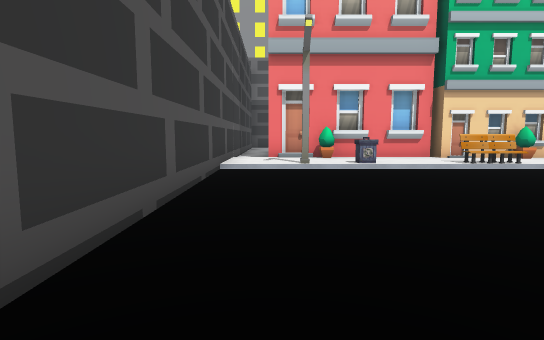
view 1 (above)

24 first-person views from a walk through a Godot game level. The camera is 1.3 m above the floor, tilts 6° down and sees 80° across. The floor is counted in squares, 2 m on a side. Each view is taken from the middle of a square. On the plan, view 1 faces up. The plan holds only what a view shows up to about 10 squares ahead; the rest is blank. The place goes on beyond the plan. Flat picture figures and markers are not drawn. Some surface patterns are stand-ins.

view 2
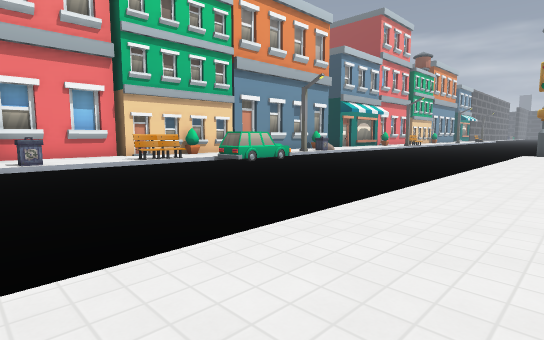

view 3
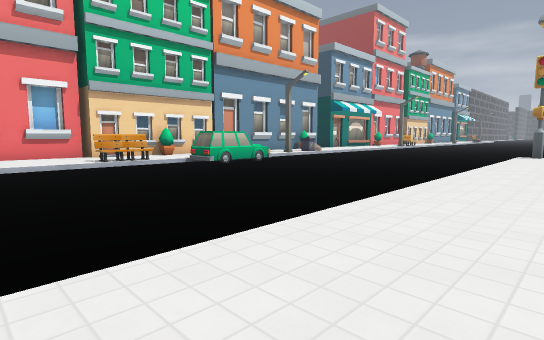

view 4
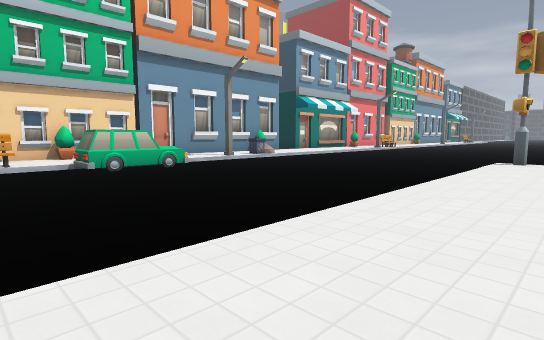

view 5
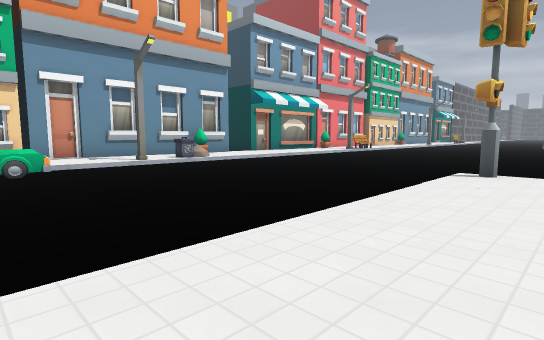

view 6
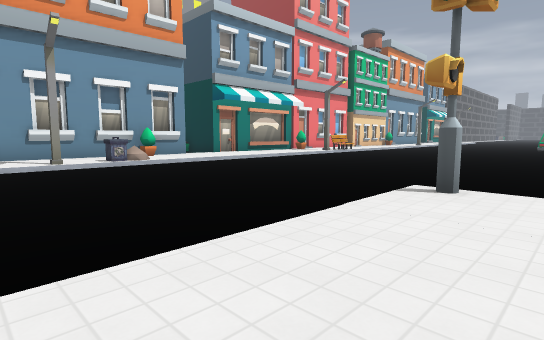

view 7
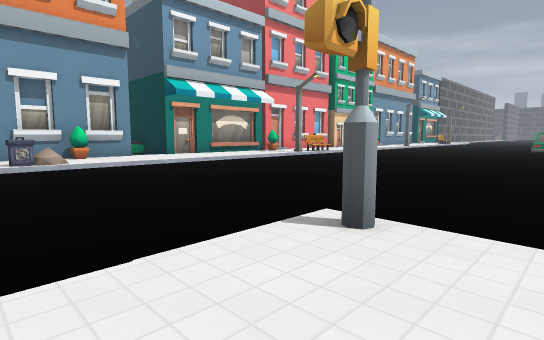

view 8
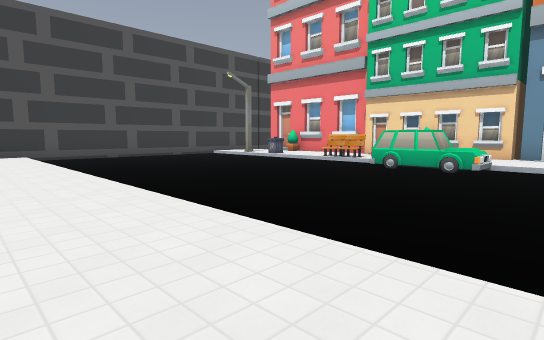

view 9
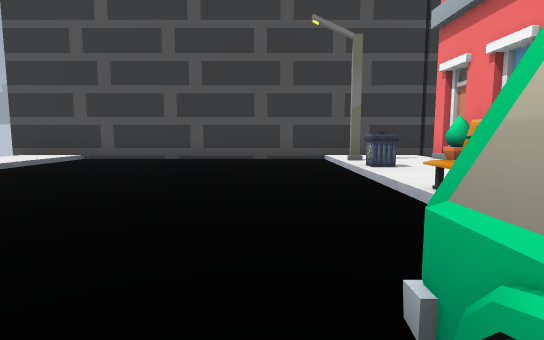

view 10
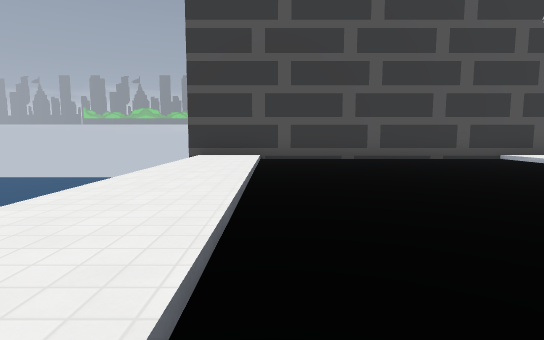

view 11
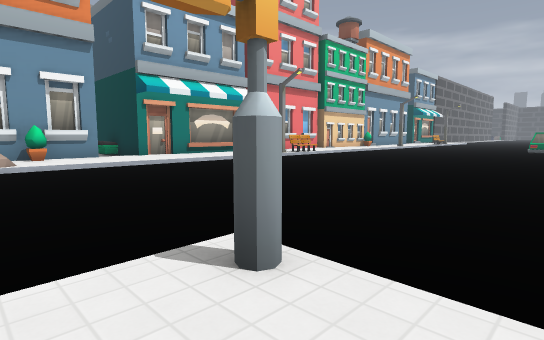

view 12
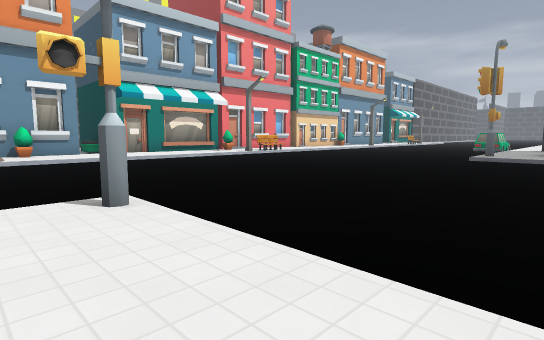

view 13
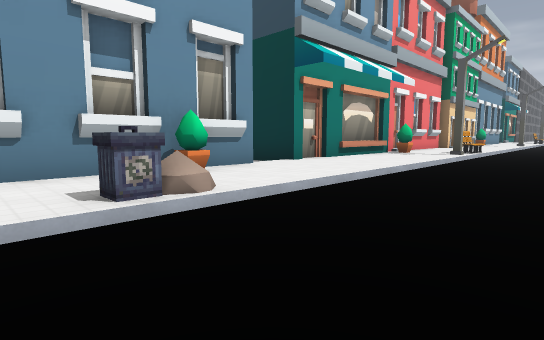

view 14
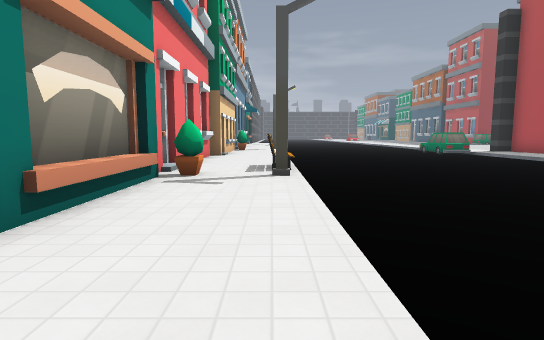

view 15
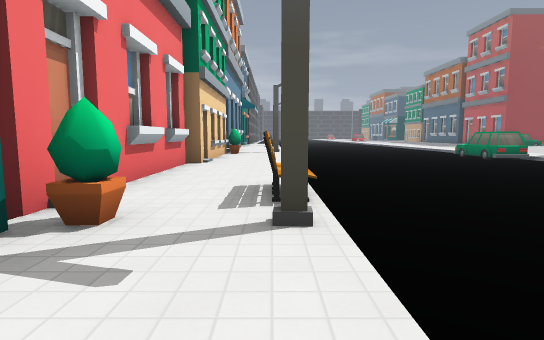

view 16
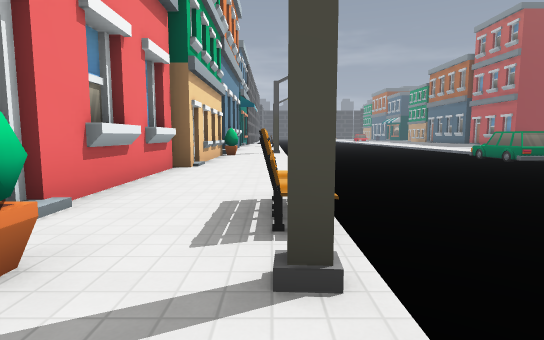

view 17
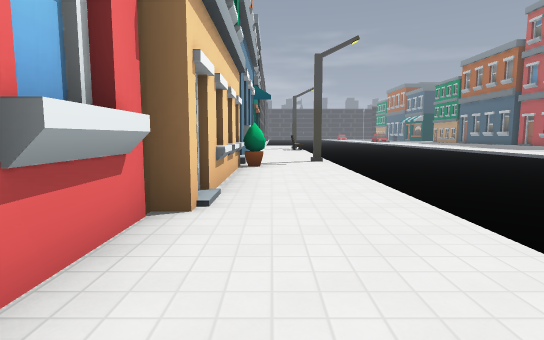

view 18
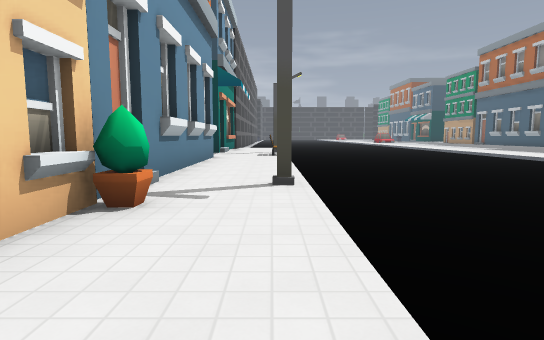

view 19
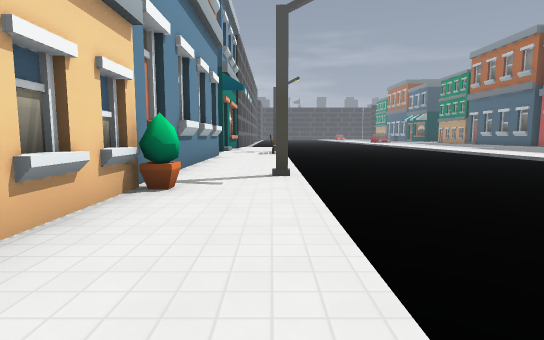

view 20
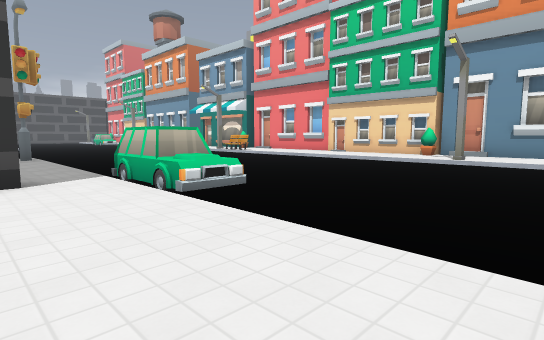

view 21
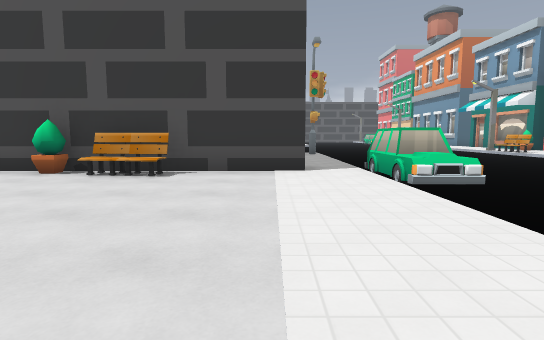

view 22
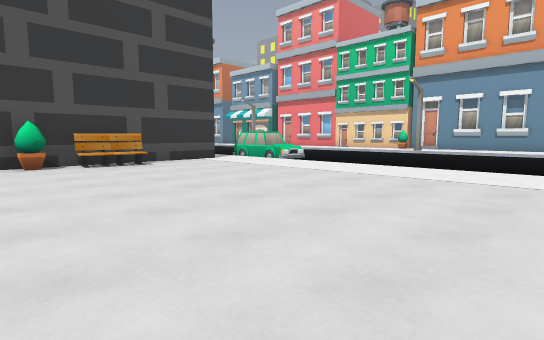

view 23
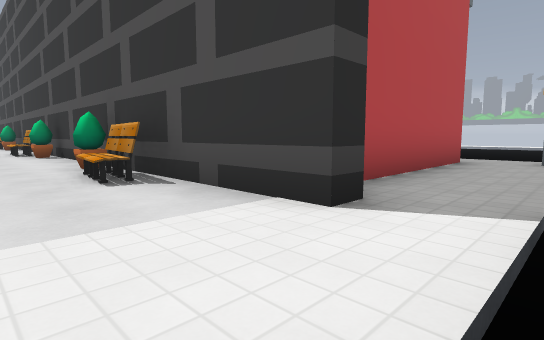

view 24
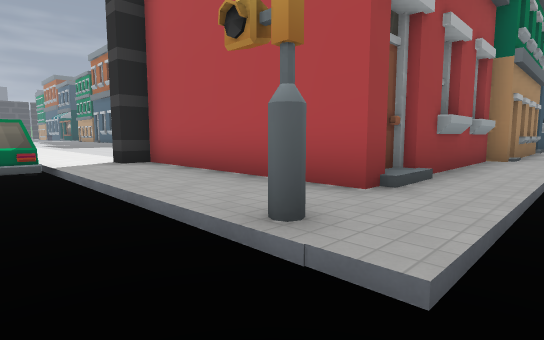

### Floor plan
Key: @ floor where view 1 was taken; # wall or solid block; . main floor; : floor 0.25 m higher than the main floor; / step, stairs or slope; = window, fence, low wall or low ledge; ^ raised ledge; B bush; E bench; O other object.
Columns run from 2 left of view 1 to 39 right of it. Each row starts with its distance up from view 1.
 11 #                   #
 10 #/##B##############/######################
  9 #::::::::B:::::::B::::::B:::::::::B:::::::
  8 #:::^::EE::::::^::::::::#EO::::::::#::::::
  7 #.........#=..............................
  6 #.........................................
  5 #.........................................
  4 #.........................................
  3 #.........................................
  2 #.........................................
  1 #...............................##=.......
  0 #/@:::::::::::::#........../////##=///////
 -1 #://///////////::.   ......#:::::::::::::
 -2                ::.   ......:######::::::::
 -3                ::.        .:#    #::::::::
 -4                           .:#    #E:::::::
 -5                            :#    E::::::::
 -6                            :#    B::::::::
 -7                            :#    #: ::::::

Positions as (right, up) in squares from view 1, and headings:
1: (0, 0), facing up
2: (1, -1), facing up-right
3: (2, -1), facing up-right
4: (5, -1), facing up-right
5: (8, -1), facing up-right
6: (10, -1), facing up-right
7: (12, -1), facing up-right
8: (11, -1), facing up-left
9: (8, 6), facing left
10: (8, 1), facing left
11: (13, -1), facing up-right
12: (13, -3), facing up-right
13: (12, 5), facing up-right
14: (17, 8), facing right
15: (20, 8), facing right
16: (21, 8), facing right
17: (25, 9), facing right
18: (29, 8), facing right
19: (28, 8), facing right
20: (36, -2), facing up-left
21: (37, -2), facing left
22: (39, -7), facing up-left
23: (33, 0), facing down-left
24: (24, 1), facing down-right
